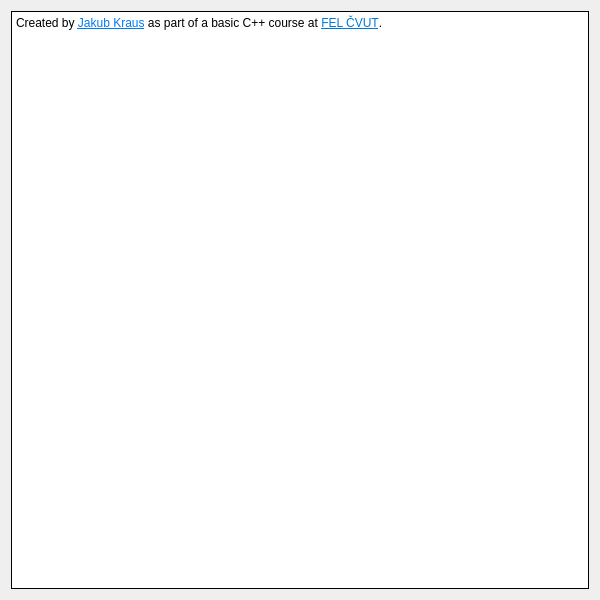
<?xml version="1.0" encoding="UTF-8"?>
<ui version="4.0">
 <class>about_pane</class>
 <widget class="QWidget" name="about_pane">
  <property name="geometry">
   <rect>
    <x>0</x>
    <y>0</y>
    <width>600</width>
    <height>600</height>
   </rect>
  </property>
  <property name="sizePolicy">
   <sizepolicy hsizetype="Expanding" vsizetype="Preferred">
    <horstretch>0</horstretch>
    <verstretch>0</verstretch>
   </sizepolicy>
  </property>
  <property name="windowTitle">
   <string>Form</string>
  </property>
  <layout class="QVBoxLayout" name="verticalLayout">
   <item>
    <widget class="QTextBrowser" name="textBrowser">
     <property name="acceptDrops">
      <bool>false</bool>
     </property>
     <property name="frameShape">
      <enum>QFrame::Box</enum>
     </property>
     <property name="frameShadow">
      <enum>QFrame::Plain</enum>
     </property>
     <property name="html">
      <string>&lt;!DOCTYPE HTML PUBLIC &quot;-//W3C//DTD HTML 4.0//EN&quot; &quot;http://www.w3.org/TR/REC-html40/strict.dtd&quot;&gt;
&lt;html&gt;&lt;head&gt;&lt;meta name=&quot;qrichtext&quot; content=&quot;1&quot; /&gt;&lt;meta charset=&quot;utf-8&quot; /&gt;&lt;style type=&quot;text/css&quot;&gt;
p, li { white-space: pre-wrap; }
hr { height: 1px; border-width: 0; }
li.unchecked::marker { content: &quot;\2610&quot;; }
li.checked::marker { content: &quot;\2612&quot;; }
&lt;/style&gt;&lt;/head&gt;&lt;body style=&quot; font-family:'Segoe UI'; font-size:9pt; font-weight:400; font-style:normal;&quot;&gt;
&lt;p style=&quot; margin-top:0px; margin-bottom:0px; margin-left:0px; margin-right:0px; -qt-block-indent:0; text-indent:0px;&quot;&gt;Created by &lt;a href=&quot;https://github.com/JX5S/&quot;&gt;&lt;span style=&quot; text-decoration: underline; color:#007af4;&quot;&gt;Jakub Kraus&lt;/span&gt;&lt;/a&gt; as part of a basic C++ course at &lt;a href=&quot;https://fel.cvut.cz/en&quot;&gt;&lt;span style=&quot; text-decoration: underline; color:#0078d7;&quot;&gt;FEL ČVUT&lt;/span&gt;&lt;/a&gt;.&lt;/p&gt;&lt;/body&gt;&lt;/html&gt;</string>
     </property>
     <property name="openExternalLinks">
      <bool>true</bool>
     </property>
    </widget>
   </item>
  </layout>
 </widget>
 <resources/>
 <connections/>
</ui>
